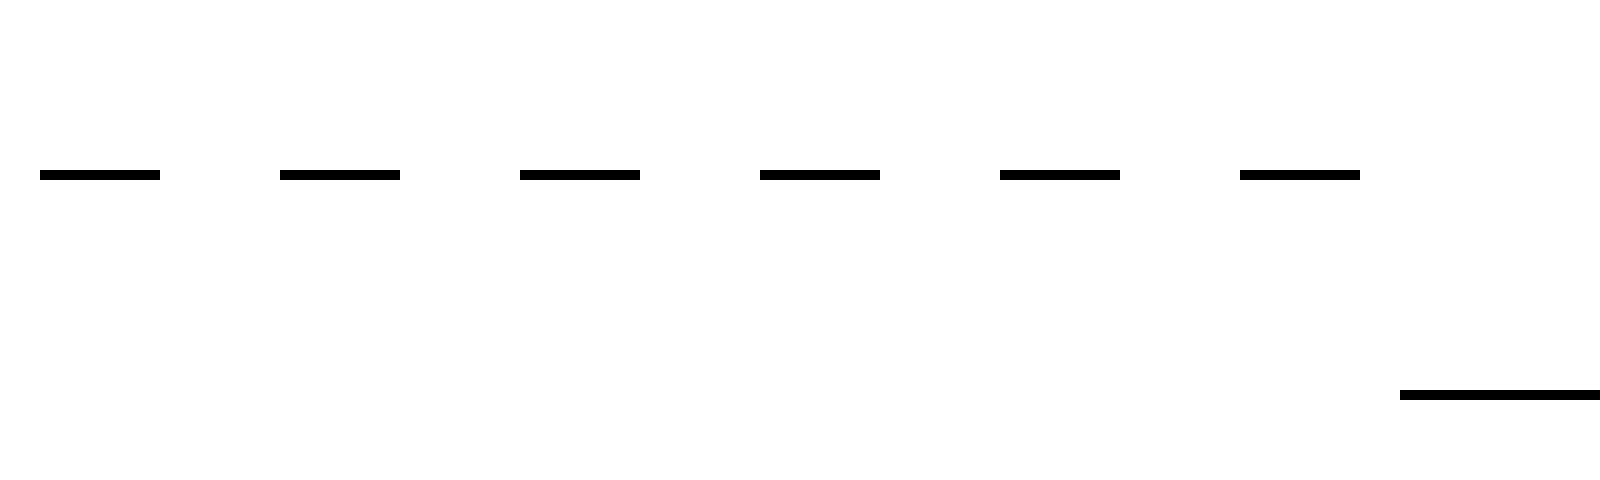

This is a level from a 2D game, rendered from its Tiled map with the project's own tilesets. A one-line summary and the complete map file follow:
An orthogonal 40x48 tile map with 40x10 px tiles, 1 tile layer (Tile Layer 1).

<map version="1.0" orientation="orthogonal" width="40" height="48" tilewidth="40" tileheight="10">
 <tileset firstgid="1" name="tiles" tilewidth="40" tileheight="10">
  <image source="tiles.png" width="320" height="40" />
 </tileset>
 <layer name="Tile Layer 1" width="40" height="48">
  <data encoding="csv">
32,32,32,32,32,32,32,32,32,32,32,32,32,32,32,32,32,32,32,32,32,32,32,32,32,32,32,32,32,32,32,32,32,32,32,32,32,32,32,32,
32,32,32,32,32,32,32,32,32,32,32,32,32,32,32,32,32,32,32,32,32,32,32,32,32,32,32,32,32,32,32,32,32,32,32,32,32,32,32,32,
32,32,32,32,32,32,32,32,32,32,32,32,32,32,32,32,32,32,32,32,32,32,32,32,32,32,32,32,32,32,32,32,32,32,32,32,32,32,32,32,
32,32,32,32,32,32,32,32,32,32,32,32,32,32,32,32,32,32,32,32,32,32,32,32,32,32,32,32,32,32,32,32,32,32,32,32,32,32,32,32,
32,32,32,32,32,32,32,32,32,32,32,32,32,32,32,32,32,32,32,32,32,32,32,32,32,32,32,32,32,32,32,32,32,32,32,32,32,32,32,32,
32,32,32,32,32,32,32,32,32,32,32,32,32,32,32,32,32,32,32,32,32,32,32,32,32,32,32,32,32,32,32,32,32,32,32,32,32,32,32,32,
32,32,32,32,32,32,32,32,32,32,32,32,32,32,32,32,32,32,32,32,32,32,32,32,32,32,32,32,32,32,32,32,32,32,32,32,32,32,32,32,
32,32,32,32,32,32,32,32,32,32,32,32,32,32,32,32,32,32,32,32,32,32,32,32,32,32,32,32,32,32,32,32,32,32,32,32,32,32,32,32,
32,32,32,32,32,32,32,32,32,32,32,32,32,32,32,32,32,32,32,32,32,32,32,32,32,32,32,32,32,32,32,32,32,32,32,32,32,32,32,32,
32,32,32,32,32,32,32,32,32,32,32,32,32,32,32,32,32,32,32,32,32,32,32,32,32,32,32,32,32,32,32,32,32,32,32,32,32,32,32,32,
32,32,32,32,32,32,32,32,32,32,32,32,32,32,32,32,32,32,32,32,32,32,32,32,32,32,32,32,32,32,32,32,32,32,32,32,32,32,32,32,
32,32,32,32,32,32,32,32,32,32,32,32,32,32,32,32,32,32,32,32,32,32,32,32,32,32,32,32,32,32,32,32,32,32,32,32,32,32,32,32,
32,32,32,32,32,32,32,32,32,32,32,32,32,32,32,32,32,32,32,32,32,32,32,32,32,32,32,32,32,32,32,32,32,32,32,32,32,32,32,32,
32,32,32,32,32,32,32,32,32,32,32,32,32,32,32,32,32,32,32,32,32,32,32,32,32,32,32,32,32,32,32,32,32,32,32,32,32,32,32,32,
32,32,32,32,32,32,32,32,32,32,32,32,32,32,32,32,32,32,32,32,32,32,32,32,32,32,32,32,32,32,32,32,32,32,32,32,32,32,32,32,
32,32,32,32,32,32,32,32,32,32,32,32,32,32,32,32,32,32,32,32,32,32,32,32,32,32,32,32,32,32,32,32,32,32,32,32,32,32,32,32,
32,32,32,32,32,32,32,32,32,32,32,32,32,32,32,32,32,32,32,32,32,32,32,32,32,32,32,32,32,32,32,32,32,32,32,32,32,32,32,32,
32,9,9,9,32,32,32,10,10,10,32,32,32,11,11,11,32,32,32,12,12,12,32,32,32,13,13,13,32,32,32,14,14,14,32,32,32,32,32,32,
32,32,32,32,32,32,32,32,32,32,32,32,32,32,32,32,32,32,32,32,32,32,32,32,32,32,32,32,32,32,32,32,32,32,32,32,32,32,32,32,
32,32,32,32,32,32,32,32,32,32,32,32,32,32,32,32,32,32,32,32,32,32,32,32,32,32,32,32,32,32,32,32,32,32,32,32,32,32,32,32,
32,32,32,32,32,32,32,32,32,32,32,32,32,32,32,32,32,32,32,32,32,32,32,32,32,32,32,32,32,32,32,32,32,32,32,32,32,32,32,32,
32,32,32,32,32,32,32,32,32,32,32,32,32,32,32,32,32,32,32,32,32,32,32,32,32,32,32,32,32,32,32,32,32,32,32,32,32,32,32,32,
32,32,32,32,32,32,32,32,32,32,32,32,32,32,32,32,32,32,32,32,32,32,32,32,32,32,32,32,32,32,32,32,32,32,32,32,32,32,32,32,
32,32,32,32,32,32,32,32,32,32,32,32,32,32,32,32,32,32,32,32,32,32,32,32,32,32,32,32,32,32,32,32,32,32,32,32,32,32,32,32,
32,32,32,32,32,32,32,32,32,32,32,32,32,32,32,32,32,32,32,32,32,32,32,32,32,32,32,32,32,32,32,32,32,32,32,32,32,32,32,32,
32,32,32,32,32,32,32,32,32,32,32,32,32,32,32,32,32,32,32,32,32,32,32,32,32,32,32,32,32,32,32,32,32,32,32,32,32,32,32,32,
32,32,32,32,32,32,32,32,32,32,32,32,32,32,32,32,32,32,32,32,32,32,32,32,32,32,32,32,32,32,32,32,32,32,32,32,32,32,32,32,
32,32,32,32,32,32,32,32,32,32,32,32,32,32,32,32,32,32,32,32,32,32,32,32,32,32,32,32,32,32,32,32,32,32,32,32,32,32,32,32,
32,32,32,32,32,32,32,32,32,32,32,32,32,32,32,32,32,32,32,32,32,32,32,32,32,32,32,32,32,32,32,32,32,32,32,32,32,32,32,32,
32,32,32,32,32,32,32,32,32,32,32,32,32,32,32,32,32,32,32,32,32,32,32,32,32,32,32,32,32,32,32,32,32,32,32,32,32,32,32,32,
32,32,32,32,32,32,32,32,32,32,32,32,32,32,32,32,32,32,32,32,32,32,32,32,32,32,32,32,32,32,32,32,32,32,32,32,32,32,32,32,
32,32,32,32,32,32,32,32,32,32,32,32,32,32,32,32,32,32,32,32,32,32,32,32,32,32,32,32,32,32,32,32,32,32,32,32,32,32,32,32,
32,32,32,32,32,32,32,32,32,32,32,32,32,32,32,32,32,32,32,32,32,32,32,32,32,32,32,32,32,32,32,32,32,32,32,32,32,32,32,32,
32,32,32,32,32,32,32,32,32,32,32,32,32,32,32,32,32,32,32,32,32,32,32,32,32,32,32,32,32,32,32,32,32,32,32,32,32,32,32,32,
32,32,32,32,32,32,32,32,32,32,32,32,32,32,32,32,32,32,32,32,32,32,32,32,32,32,32,32,32,32,32,32,32,32,32,32,32,32,32,32,
32,32,32,32,32,32,32,32,32,32,32,32,32,32,32,32,32,32,32,32,32,32,32,32,32,32,32,32,32,32,32,32,32,32,32,32,32,32,32,32,
32,32,32,32,32,32,32,32,32,32,32,32,32,32,32,32,32,32,32,32,32,32,32,32,32,32,32,32,32,32,32,32,32,32,32,32,32,32,32,32,
32,32,32,32,32,32,32,32,32,32,32,32,32,32,32,32,32,32,32,32,32,32,32,32,32,32,32,32,32,32,32,32,32,32,32,32,32,32,32,32,
32,32,32,32,32,32,32,32,32,32,32,32,32,32,32,32,32,32,32,32,32,32,32,32,32,32,32,32,32,32,32,32,32,32,32,32,32,32,32,32,
32,32,32,32,32,32,32,32,32,32,32,32,32,32,32,32,32,32,32,32,32,32,32,32,32,32,32,32,32,32,32,32,32,32,32,15,15,15,15,15,
32,32,32,32,32,32,32,32,32,32,32,32,32,32,32,32,32,32,32,32,32,32,32,32,32,32,32,32,32,32,32,32,32,32,32,32,32,32,32,32,
32,32,32,32,32,32,32,32,32,32,32,32,32,32,32,32,32,32,32,32,32,32,32,32,32,32,32,32,32,32,32,32,32,32,32,32,32,32,32,32,
32,32,32,32,32,32,32,32,32,32,32,32,32,32,32,32,32,32,32,32,32,32,32,32,32,32,32,32,32,32,32,32,32,32,32,32,32,32,32,32,
32,32,32,32,32,32,32,32,32,32,32,32,32,32,32,32,32,32,32,32,32,32,32,32,32,32,32,32,32,32,32,32,32,32,32,32,32,32,32,32,
32,32,32,32,32,32,32,32,32,32,32,32,32,32,32,32,32,32,32,32,32,32,32,32,32,32,32,32,32,32,32,32,32,32,32,32,32,32,32,32,
32,32,32,32,32,32,32,32,32,32,32,32,32,32,32,32,32,32,32,32,32,32,32,32,32,32,32,32,32,32,32,32,32,32,32,32,32,32,32,32,
32,32,32,32,32,32,32,32,32,32,32,32,32,32,32,32,32,32,32,32,32,32,32,32,32,32,32,32,32,32,32,32,32,32,32,32,32,32,32,32,
32,32,32,32,32,32,32,32,32,32,32,32,32,32,32,32,32,32,32,32,32,32,32,32,32,32,32,32,32,32,32,32,32,32,32,32,32,32,32,32
</data>
 </layer>
</map>
